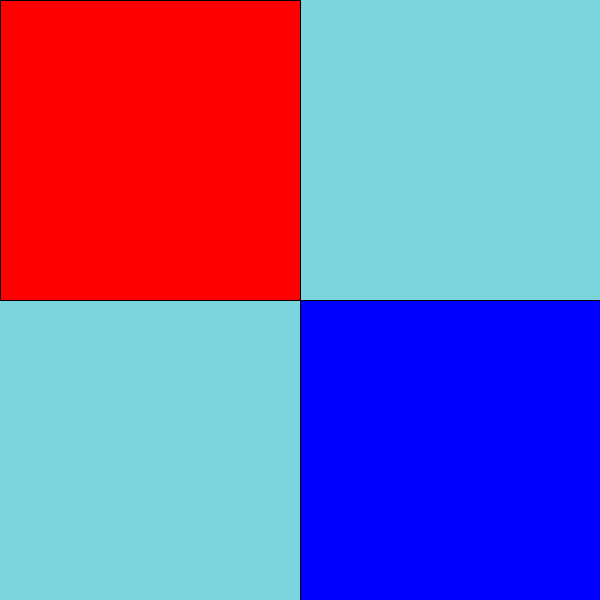
Frame 1 (no input)
Frame 60 (the mouse pressed at the canvas centre just before this capture): identical to frame 1, image omitted
Frame 120 (the mouse held since frame 60 and released just before this capture): identical to frame 1, image omitted

The Processing sketch that drew this single still picture (run headless with seeded random() and noise(); from frame 60 on, the mouse is pressed at the canvas centre):

// Processing sketch: Quiz_1_Question_1
// ── Quiz_1_Question_1.pde
void setup(){
  size(600,600);
}


void draw(){
  background(123,213,221,180);
  println(mouseX);
  
  //for jesus is my shooter
  fill(255,0,0);
  rect(0,0,width/2,height/2);
  
  fill(0,0,255);
  rect(300,300,width/2,height/2);
}
